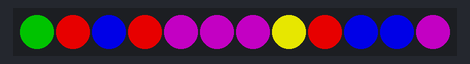
The sketch below on a simulated Arduino Uno, built with avr-gcc and run on an emulated ATmega328P. Parts: 12 RGB LEDs in strip order, left to right. Dim RGB values are drawn brighter than linear; random numbers use the default seed unless the sketch sets one.

Above: at 0.1 s.
At 5.4 s:
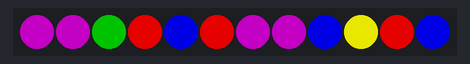
At 12.2 s:
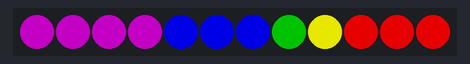
At 14.8 s:
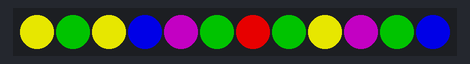
At 26.9 s:
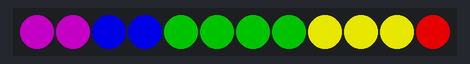
At 29.5 s:
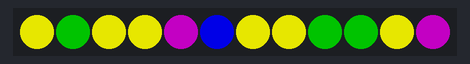

Measured:
- what the display in image 1 shows lasts 0.6 s, from 5.3 s to 5.9 s
- what the display in image 2 shows lasts 2.6 s, from 12.1 s to 14.7 s
- what the display in image 3 shows lasts 1.8 s, from 14.7 s to 16.5 s

The sketch:

HK_LED_bubblesort.ino
```cpp
#include <Arduino.h>
#include "FastLED.h"
#define DATA_PIN 6
#define BRIGHTNESS 180
#define NUM_LEDS 12
#define NUM_COLORS 6
int i = 0;
CRGB leds[NUM_LEDS];
CRGB colors[] = {CRGB:: Black, CRGB::Purple, CRGB::Blue , CRGB::Green,  CRGB::Yellow , CRGB::Red};
int sort[NUM_LEDS];

void led_colorval(int* array, CRGB* colors ){
  for(int i = 0; i < NUM_LEDS; i++){
    leds[i] = colors[sort[i]];
  }
}

void bubbleSort (int* array, int leng){
    int j = 0;
    int swapped = 0;
    for(int fertig = 0; fertig< leng; fertig ++){
        for(int i = leng-1; i> fertig; i--){
            if(array[i-1]> array[i]){
                int tmp = array[i];
                array[i]=array[i-1];
                array[i-1]= tmp;
                swapped = 1;
                delay(250);
                led_colorval(array, colors);
                FastLED.show();

            }
        }
        delay(300);
        if(!swapped) return;
        swapped = 0;
    }
}


void setup() {
  FastLED.addLeds<NEOPIXEL, DATA_PIN>(leds, NUM_LEDS);
  FastLED.setBrightness(BRIGHTNESS);
}

void loop() {
  for(int i = 0; i<NUM_LEDS; i++){
    sort[i] = rand() % (NUM_COLORS -1) +1;
  }
  led_colorval(sort, colors);
  FastLED.show();
  delay(1500);

  bubbleSort( sort, NUM_LEDS);

  delay(2000);

}
```
